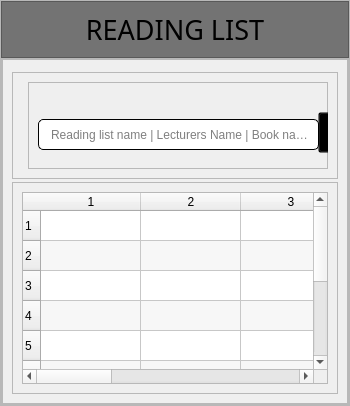
               <widget class="QWidget" name="page_18">
                <layout class="QVBoxLayout" name="verticalLayout_46">
                 <property name="spacing">
                  <number>0</number>
                 </property>
                 <property name="leftMargin">
                  <number>0</number>
                 </property>
                 <property name="topMargin">
                  <number>0</number>
                 </property>
                 <property name="rightMargin">
                  <number>0</number>
                 </property>
                 <property name="bottomMargin">
                  <number>0</number>
                 </property>
                 <item>
                  <widget class="QFrame" name="frame_141">
                   <property name="frameShape">
                    <enum>QFrame::StyledPanel</enum>
                   </property>
                   <property name="frameShadow">
                    <enum>QFrame::Raised</enum>
                   </property>
                   <layout class="QVBoxLayout" name="verticalLayout_60">
                    <property name="spacing">
                     <number>0</number>
                    </property>
                    <property name="leftMargin">
                     <number>0</number>
                    </property>
                    <property name="topMargin">
                     <number>0</number>
                    </property>
                    <property name="rightMargin">
                     <number>0</number>
                    </property>
                    <property name="bottomMargin">
                     <number>0</number>
                    </property>
                    <item>
                     <widget class="QFrame" name="frame_142">
                      <property name="maximumSize">
                       <size>
                        <width>16777215</width>
                        <height>60</height>
                       </size>
                      </property>
                      <property name="styleSheet">
                       <string notr="true">background-color: rgb(115, 115, 115);</string>
                      </property>
                      <property name="frameShape">
                       <enum>QFrame::StyledPanel</enum>
                      </property>
                      <property name="frameShadow">
                       <enum>QFrame::Raised</enum>
                      </property>
                      <layout class="QHBoxLayout" name="horizontalLayout_60">
                       <item>
                        <widget class="QLabel" name="label_80">
                         <property name="font">
                          <font>
                           <family>Nova Flat</family>
                           <pointsize>20</pointsize>
                          </font>
                         </property>
                         <property name="text">
                          <string>READING LIST</string>
                         </property>
                         <property name="alignment">
                          <set>Qt::AlignCenter</set>
                         </property>
                        </widget>
                       </item>
                      </layout>
                     </widget>
                    </item>
                    <item>
                     <widget class="QFrame" name="frame_143">
                      <property name="frameShape">
                       <enum>QFrame::StyledPanel</enum>
                      </property>
                      <property name="frameShadow">
                       <enum>QFrame::Raised</enum>
                      </property>
                      <layout class="QVBoxLayout" name="verticalLayout_61">
                       <property name="spacing">
                        <number>0</number>
                       </property>
                       <property name="leftMargin">
                        <number>0</number>
                       </property>
                       <property name="topMargin">
                        <number>0</number>
                       </property>
                       <property name="rightMargin">
                        <number>0</number>
                       </property>
                       <property name="bottomMargin">
                        <number>0</number>
                       </property>
                       <item>
                        <widget class="QFrame" name="frame_144">
                         <property name="frameShape">
                          <enum>QFrame::StyledPanel</enum>
                         </property>
                         <property name="frameShadow">
                          <enum>QFrame::Raised</enum>
                         </property>
                         <layout class="QVBoxLayout" name="verticalLayout_62">
                          <item>
                           <widget class="QFrame" name="frame_145">
                            <property name="minimumSize">
                             <size>
                              <width>0</width>
                              <height>107</height>
                             </size>
                            </property>
                            <property name="maximumSize">
                             <size>
                              <width>16777215</width>
                              <height>100</height>
                             </size>
                            </property>
                            <property name="frameShape">
                             <enum>QFrame::StyledPanel</enum>
                            </property>
                            <property name="frameShadow">
                             <enum>QFrame::Raised</enum>
                            </property>
                            <layout class="QHBoxLayout" name="horizontalLayout_61">
                             <item>
                              <widget class="QFrame" name="frame_146">
                               <property name="frameShape">
                                <enum>QFrame::StyledPanel</enum>
                               </property>
                               <property name="frameShadow">
                                <enum>QFrame::Raised</enum>
                               </property>
                              </widget>
                             </item>
                             <item>
                              <widget class="QFrame" name="frame_147">
                               <property name="minimumSize">
                                <size>
                                 <width>300</width>
                                 <height>0</height>
                                </size>
                               </property>
                               <property name="frameShape">
                                <enum>QFrame::StyledPanel</enum>
                               </property>
                               <property name="frameShadow">
                                <enum>QFrame::Raised</enum>
                               </property>
                               <widget class="QLineEdit" name="lineEdit_35">
                                <property name="geometry">
                                 <rect>
                                  <x>10</x>
                                  <y>37</y>
                                  <width>281</width>
                                  <height>31</height>
                                 </rect>
                                </property>
                                <property name="styleSheet">
                                 <string notr="true">border: 1.1px solid black;
padding-left: 10 px;
border-radius:5px
</string>
                                </property>
                                <property name="echoMode">
                                 <enum>QLineEdit::Normal</enum>
                                </property>
                                <property name="placeholderText">
                                 <string>Reading list name | Lecturers Name | Book name...</string>
                                </property>
                               </widget>
                               <widget class="QPushButton" name="pushButton_40">
                                <property name="geometry">
                                 <rect>
                                  <x>290</x>
                                  <y>30</y>
                                  <width>51</width>
                                  <height>41</height>
                                 </rect>
                                </property>
                                <property name="styleSheet">
                                 <string notr="true">background-color: transparent</string>
                                </property>
                                <property name="text">
                                 <string/>
                                </property>
                                <property name="icon">
                                 <iconset resource="resources.qrc">
                                  <normaloff>:/icons/icons/icons8-search-480.png</normaloff>:/icons/icons/icons8-search-480.png</iconset>
                                </property>
                                <property name="iconSize">
                                 <size>
                                  <width>40</width>
                                  <height>41</height>
                                 </size>
                                </property>
                                <property name="shortcut">
                                 <string>Return</string>
                                </property>
                               </widget>
                              </widget>
                             </item>
                            </layout>
                           </widget>
                          </item>
                          <item>
                           <widget class="QFrame" name="frame_148">
                            <property name="frameShape">
                             <enum>QFrame::StyledPanel</enum>
                            </property>
                            <property name="frameShadow">
                             <enum>QFrame::Raised</enum>
                            </property>
                            <layout class="QHBoxLayout" name="horizontalLayout_62">
                             <item>
                              <widget class="QTableWidget" name="tableWidget_9">
                               <property name="maximumSize">
                                <size>
                                 <width>700</width>
                                 <height>300</height>
                                </size>
                               </property>
                               <property name="alternatingRowColors">
                                <bool>true</bool>
                               </property>
                               <property name="rowCount">
                                <number>10</number>
                               </property>
                               <property name="columnCount">
                                <number>7</number>
                               </property>
                               <row/>
                               <row/>
                               <row/>
                               <row/>
                               <row/>
                               <row/>
                               <row/>
                               <row/>
                               <row/>
                               <row/>
                               <column/>
                               <column/>
                               <column/>
                               <column/>
                               <column/>
                               <column/>
                               <column/>
                              </widget>
                             </item>
                            </layout>
                           </widget>
                          </item>
                         </layout>
                        </widget>
                       </item>
                      </layout>
                     </widget>
                    </item>
                   </layout>
                  </widget>
                 </item>
                </layout>
               </widget>
